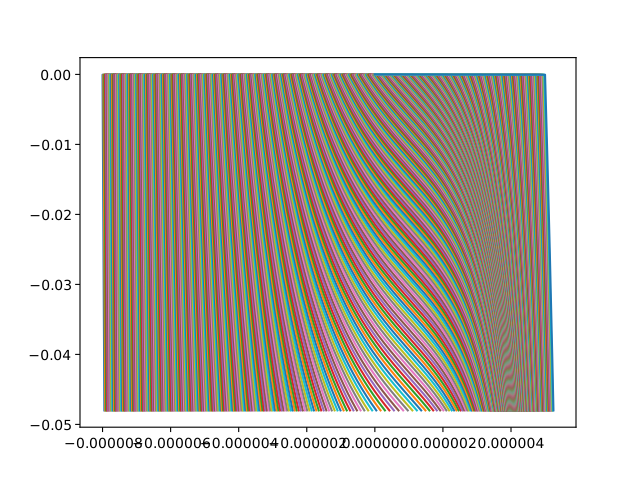

Write the Python code that produced this figure.
from tqdm import tqdm
import matplotlib.pyplot as plt
from n_functions import *


def Solve(file):
    print('Solving shockwave passthroughs')

    for j in tqdm(range(0, np.size(c.X), 1)):
        x = np.zeros(c.m + 1)
        tgA = np.zeros(c.m + 1)
        x_temp = c.X[j]
        x[0] = c.X[j]
        optic_length = 0
        c.x_i[j][0] = c.X[j]
        c.tg[j, 0] = 0  # -15.85E-3
        c.dPhi[j] = 2 * np.pi * np.sqrt(0.19 * 0.19) / 5320 * 1E10  # -15.85E-3
        c.dPhi_init[j] = c.dPhi[j]
        for i in range(1, c.m + 1):
            tgA[i] = 1 / n_curved(x_temp, i * c.dz + c.dz / 2) * (
                        n_x_curved(x_temp, i * c.dz) * c.dz - n_z_curved(x_temp, i * c.dz) * c.dz * c.tg[j, i])
            c.tg[j, i] = tgA[i] + c.tg[j, i - 1]
            x_temp = x[i - 1] + c.dz / 2. * c.tg[j, i]
            x[i] = x[i - 1] + c.dz * c.tg[j, i]
            optic_length += n_curved(x_temp, i * c.dz) * np.sqrt(c.dz * c.dz + (x[i] - x[i - 1]) * (x[i] - x[i - 1]))
            c.x_i[j, i], c.z_i[j, i] = x[i], -i * c.dz
        c.dPhi[j] += 2 * np.pi * optic_length / 5320 * 1E10
        file.write(str(c.x_i[j][c.m]) + ' ' + str(c.dPhi[j]) + '\n')
        c.X[j] = c.x_i[j][c.m]
        plt.plot(c.x_i[j], c.z_i[j])
    plt.savefig('5.eps', format='eps')
